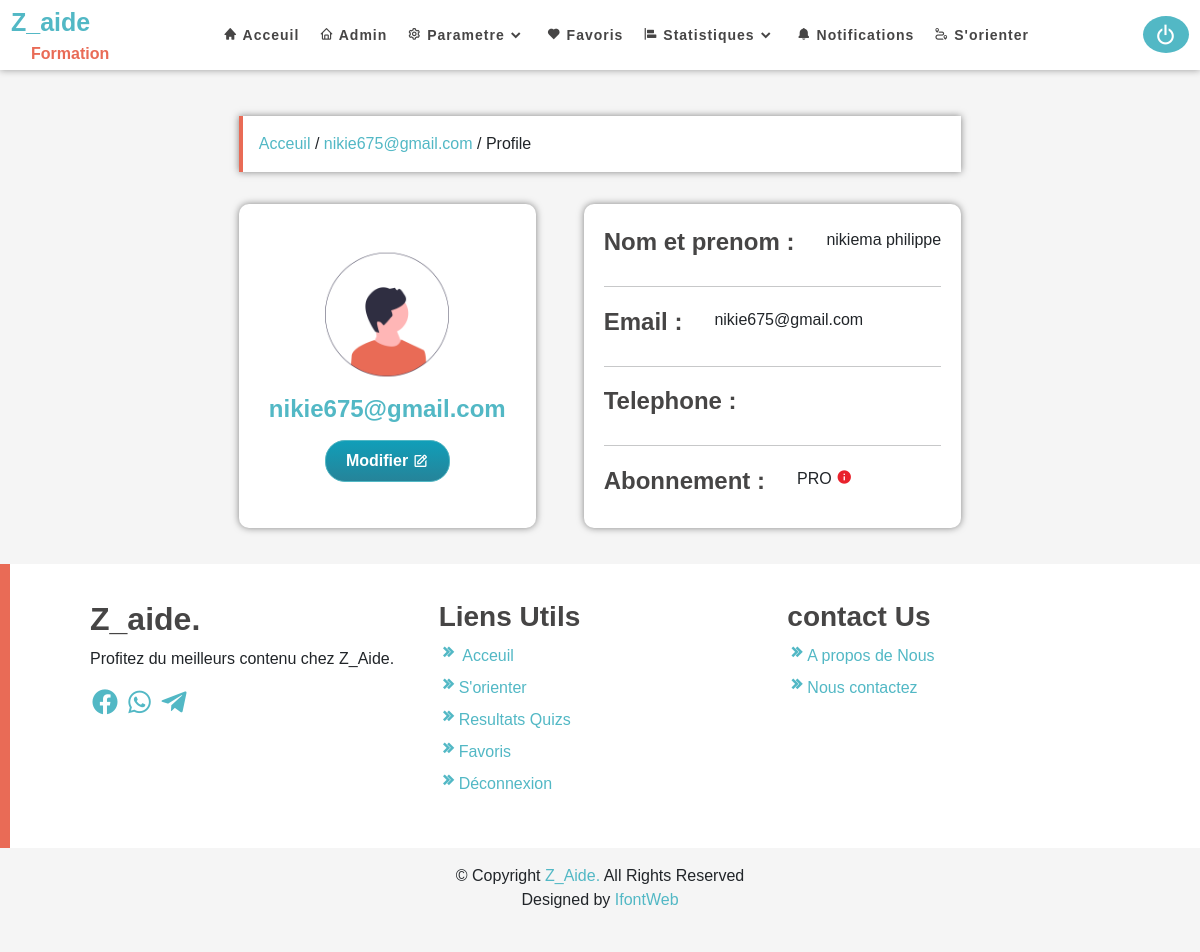
The page /profile (signed in) on the database its author committed.
### connex/models.py (models this page shows)
class User(AbstractUser):
    username = models.CharField(_('Username'), max_length=100, default='',blank=True,null=True)
    email = models.EmailField(_('email address'), unique=True)
    first_name = models.CharField(max_length=200, null=True)
    last_name = models.CharField(max_length=200, null=True)
    ceckbox_info=models.BooleanField(default=False)
    USERNAME_FIELD = 'email'
    REQUIRED_FIELDS = ['first_name', 'last_name', 'username']
    objects = UserManager()
    def __str__(self):
        return self.email

class PlanAdhesion(models.Model):
    FORFAIT= (
        ('FREE','FREE'),
        ('BASIC','BASIC'),
        ('MEDIUM','MEDIUM'),
        ('PRO','PRO'),
    )
    type_adhesion=models.CharField(max_length=200,choices=FORFAIT,default='FREE')
    dure=models.PositiveIntegerField()
    prix=models.DecimalField(default=0,max_digits=10,decimal_places=2)
    def __str__(self):
        return self.type_adhesion

### connex/views.py (the view)
# urls.py: path('profile',views.profile,name='profile'),
@login_required(login_url='connex:log')
def profile(request):
    profile= User.objects.get(email=request.user.email)
    abon=Adherant.objects.get(user=profile)
    check=Souscription.objects.filter(adherant_souscrit=abon).exists()
    if check == True:
       check=str(abon.typeplan)
       date=Souscription.objects.get(adherant_souscrit=abon)
       return render(request,'profile.html',{'profile':profile,'abon':check,'date':date})
    else:
        check='FREE'
        return render(request,'profile.html',{'profile':profile,'abon':check,})

### connex/templates/profile.html (shortened to what this page needs)
{% extends 'base.html'  %}
{%  block content  %}
{% include 'nav.html' %}
<section class="profile mt-5">
    <div class="profile-section">
        <div class="profile-header">
            <p> <a href="{%  url 'connex:home'  %}"> Acceuil </a> /<a href="#"> {{ request.user.email  }} </a> / Profile</p>
        </div>
         <div class="profile-body">
             <div class="section-img">
                 <img src="/static/assets/img/user1.png" ></img>
                 <h4>{{profile.email}}</h4>
                 <div class="link">
                    {%if abon == 'FREE' %}
                    <a class="link1" href="{% url 'connex:plan' %}"> Abonnez vous</a>
                    {%else%}
                    <a  class="link2" href="{%  url 'connex:profilechange' %}"> Modifier <i class="bx bx-edit"></i></a>
                    {%endif%}
                 </div>
             </div>
             <div class="section-present">
                    <div class="name">
                        <h4>Nom et prenom : </h4>
                        <p>{{profile.last_name}} {{profile.first_name}}</p>
                    </div>
                    <hr>
                    <div class="email">
                        <h4>Email :</h4>
                        <p>{{profile.email}}</p>
                    </div>
                    <hr>
                    <div class="tel">
                        <h4>Telephone :</h4>
                    </div>
                    <hr>
                    <div class="level">
                        <h4>Abonnement : </h4>
                        {% if abon == 'FREE'   %}
                        <p>{{abon}} <i class="bx bxs-info-circle " data-bs-toggle="modal" data-bs-target="#exampleModal1"></i></p>
                        <div class="modal fade" id="exampleModal1" tabindex="-1" aria-labelledby="exampleModalLabel" aria-hidden="true">
                            <div class="modal-dialog modal-dialog-centered">
                              <div class="modal-content">
                                <div class="modal-header">
                                  <h5 class="modal-title " id="exampleModalLabel"><i class="bx bxs-bell" ></i>Abonnez Vous!</h5>
                                  <button type="button" class="btn-close" data-bs-dismiss="modal" aria-label="Close"></button>
                                </div>
                                <div class="modal-body" id="modal-body-confirm">
                                    <img  src="/static/assets/img/pricing.png" class="img-fluid">
                                </div>
                                <div class="modal-footer">
                                  <a type="button" class="btn btn-success" id="star" href="{% url 'connex:plan'  %}">Continuer</a>
                                </div>
                              </div>
                            </div>
                        </div>
                        {%else%}
                        <p class="ok">{{abon}} <i  class="bx bxs-info-circle" data-bs-toggle="modal" data-bs-target="#exampleModal2"></i></p>
                        {%endif%}
                   </div>
             </div>
        </div>
    </div>
  </section>
{% include 'footer.html' %}
{% endblock  %}

### rows shown on the page
User: user.email "nikie675@gmail.com", email "nikie675@gmail.com", last_name "nikiema", first_name "philippe"
PlanAdhesion: type_adhesion "PRO"
